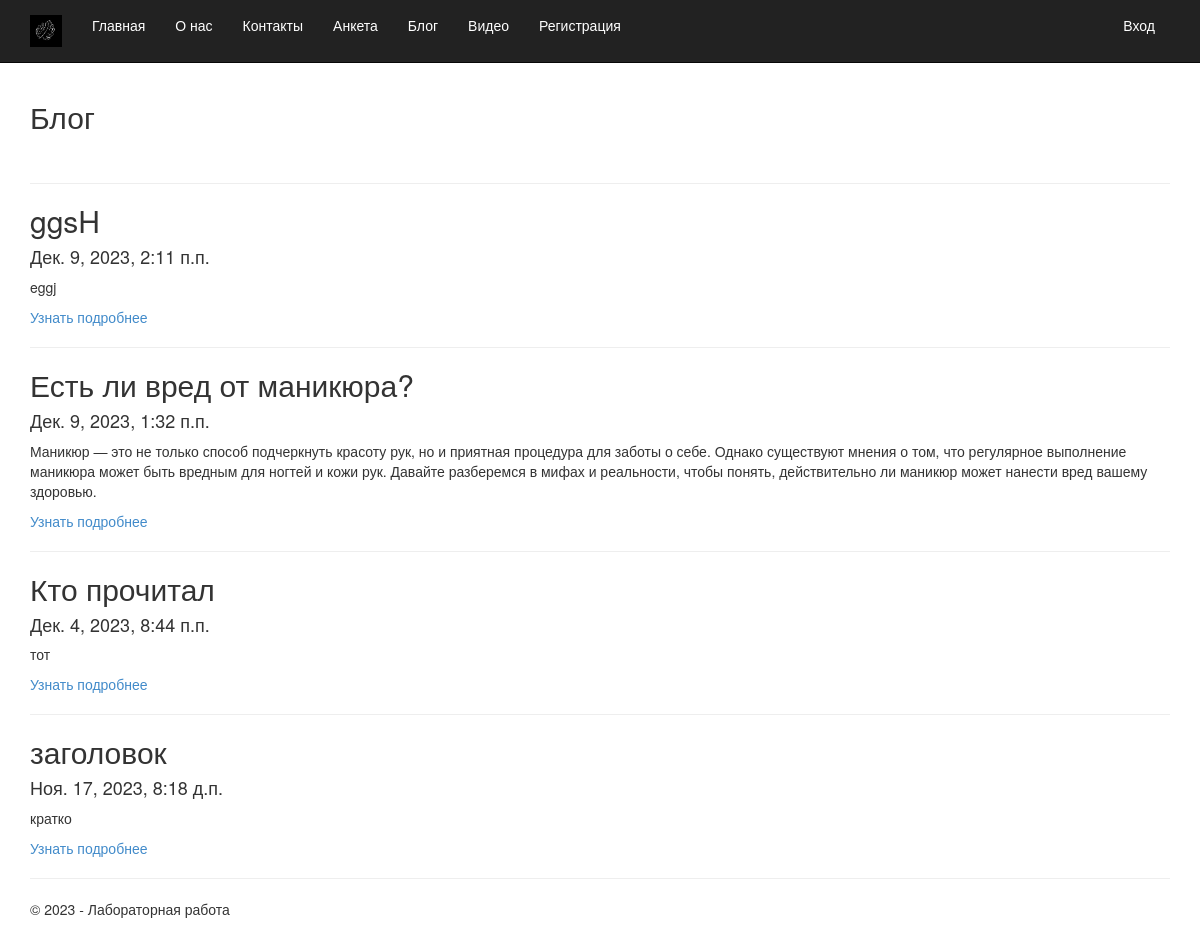
Screenshot of /blog/ with the database file from the repository.
### app/models.py (models this page shows, shortened)
class Blog(models.Model):
    title = models.CharField(max_length = 100, unique_for_date= "posted", verbose_name= "Заголовок Вашей статьи")
    description = models.TextField(verbose_name= "Краткое содержание")
    content = models.TextField(verbose_name= "Полное содержание")
    posted = models.DateTimeField(default = datetime.now(), db_index= True, verbose_name= "Опубликована")
    author = models.ForeignKey(User, null=True, blank=True, on_delete= models.SET_NULL, verbose_name="Автор")
    image = models.FileField(default = 'temp.jpg', verbose_name= "Путь к картинке")
    class Meta:
        db_table = "Posts"
        ordering = ["-posted"]
        verbose_name = "статья блога"
        verbose_name_plural = "статьи блога"

### app/views.py (the view)
# urls.py: path('blog/', views.blog, name ='blog'),
def blog(request):
    posts = Blog.objects.all()
    assert isinstance(request, HttpRequest)
    return render(
        request,
        'app/blog.html',
        {
            'title':'Блог',
            'posts': posts,
            'year': datetime.now().year,
        }
    )

### app/templates/app/blog.html
{% extends "app/layout.html" %}
{% block content %}
<h2>{{ title }}</h2><br />
{% for post in posts %}
<hr/>
<div class="">
    <h2>{{post.title}}</h2>
    <h4>{{post.posted}}</h4>
    <p>{{post.description}}</p>
    <p><a href="{% url 'blogpost' parametr=post.id %}">Узнать подробнее</a></p>
</div>
{% endfor %}
{% endblock %}

### app/templates/app/layout.html (shortened to what this page needs)
<!DOCTYPE html>
<html>
<head>
    {% load staticfiles %}
    <link rel="stylesheet" type="text/css" href="{% static 'app/content/bootstrap.css' %}" />
    <link rel="stylesheet" type="text/css" href="{% static 'app/content/site.css' %}" />
</head>
<body>
    <div class="navbar navbar-inverse navbar-fixed-top">
        <div class="container">
            <div class="navbar-header">
                <a href="/" class="navbar-brand"> <img src="{% static 'app/content/1.jpg' %}" alt="logo" width="32" height="32" /> </a>
            </div>
            <div class="navbar-collapse collapse">
                <ul class="nav navbar-nav">
                    <li><a href="{% url 'home' %}">Главная</a></li>
                    <li><a href="{% url 'about' %}">О нас</a></li>
                    <li><a href="{% url 'contact' %}">Контакты</a></li>
                    <li><a href="{% url 'anketa' %}">Анкета</a></li>
                    <li><a href="{% url 'blog' %}">Блог</a></li>
                    <li><a href="{% url 'videopost' %}">Видео</a></li>
                    {% if not user.is_authenticated %}
                    <li><a href="{% url 'registration' %}">Регистрация</a></li>
                    {% endif %}
                </ul>
                {% include 'app/loginpartial.html' %}
            </div>
        </div>
    </div>
    <div class="container body-content">
{% block content %}{% endblock %}
        <hr/>
        <footer>
            <p>&copy; {{ year }} - Лабораторная работа </p>
        </footer>
    </div>
</body>
</html>

### app/templates/app/loginpartial.html
{% if user.is_authenticated %}
<form id="logoutForm" action="/logout/" method="post" class="navbar-right">
    {% csrf_token %}
    <ul class="nav navbar-nav navbar-right">
        <li><span class="navbar-brand">Здравствуйте, {{ user.username }}!</span></li>
        <li><a href="javascript:document.getElementById('logoutForm').submit()">Выход</a></li>
    </ul>
</form>
{% else %}
<ul class="nav navbar-nav navbar-right">
    <li><a href="{% url 'login' %}">Вход</a></li>
</ul>
{% endif %}

### app/static/app/content/site.css (style rules this page uses)
body { padding-top: 80px; padding-bottom: 20px; }
.body-content { padding-left: 15px; padding-right: 15px; }

### rows the page displays
Blog: title "ggsH", posted "Дек. 9, 2023, 2:11 п.п.", description "eggj"
Blog: title "Есть ли вред от маникюра?", posted "Дек. 9, 2023, 1:32 п.п.", description "Маникюр — это не только способ подчеркнуть красоту рук, но и приятная процедура для заботы о себе. Однако существуют мнения о том, что регулярное выполнение маникюра может быть вредным для ногтей и кожи рук. Давайте разберемся в мифах и реальности, чтобы понять, действительно ли маникюр может нанести вред вашему здоровью."
Blog: title "Кто прочитал", posted "Дек. 4, 2023, 8:44 п.п.", description "тот"
Blog: title "заголовок", posted "Ноя. 17, 2023, 8:18 д.п.", description "кратко"

### other values shown
{{ title }} "Блог"
